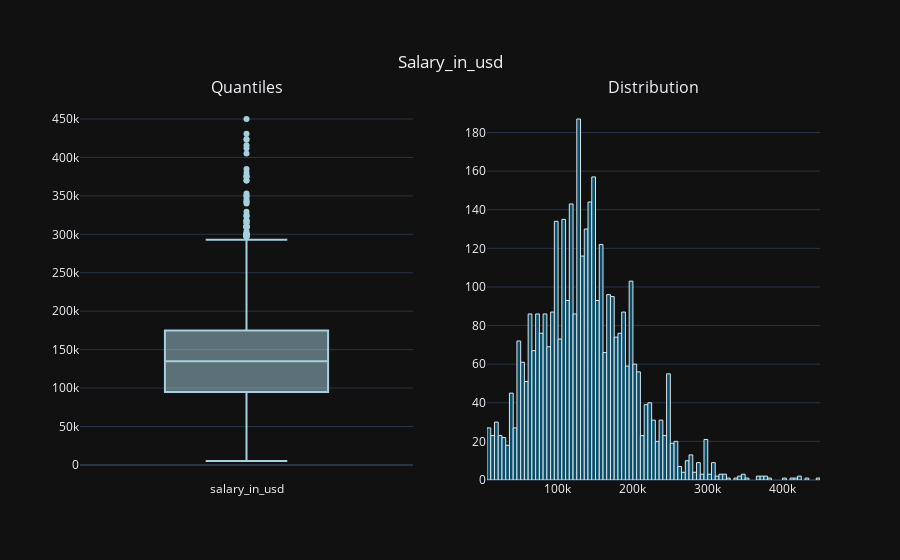

The notebook cell this image was saved under:
### Code cell
import pandas as pd
from plotly import graph_objects as go 
from plotly.subplots import make_subplots
from plotly.offline import init_notebook_mode, iplot
init_notebook_mode(connected = True)

df=pd.read_csv('ds_salaries.csv')

def num_var_summary(df, num_var):
    fig = make_subplots(rows = 1, cols = 2,
                       subplot_titles = ("Quantiles", "Distribution"))
    
    fig.add_trace(go.Box(y = df[num_var],
                         name = str(num_var),
                         showlegend = False,
                         marker_color = "#A6D0DD"), 
                         row = 1, col = 1)
    
    fig.add_trace(go.Histogram(x = df[num_var],
                               xbins = dict(start = df[num_var].min(),
                                            end = df[num_var].max()),
                               showlegend = False,
                               name = str(num_var),
                               marker=dict(color="#0A4D68",
                                           line = dict(color = '#DBE6EC',
                                                       width = 1))
                              ),
                  row = 1, col = 2)
    
    fig.update_layout(title={'text': num_var.capitalize(),
                         'y':0.9,
                         'x':0.5,
                         'xanchor': 'center',
                         'yanchor': 'top'},
                  template='plotly_dark')
    
    iplot(fig)
    
num_var_summary(df, "salary_in_usd")

### Figure 1 — Plotly figure (JSON) as saved in the notebook; plotly's stock layout.template omitted (floating-point values rounded to 4 significant figures; data arrays with more than 128 entries replaced by an {"elided": "..."} marker saying what was removed)
{"data": [{"marker": {"color": "#A6D0DD"}, "name": "salary_in_usd", "showlegend": false, "type": "box", "xaxis": "x", "y": {"elided": "3755 int values"}, "yaxis": "y"}, {"marker": {"color": "#0A4D68", "line": {"color": "#DBE6EC", "width": 1}}, "name": "salary_in_usd", "showlegend": false, "type": "histogram", "x": {"elided": "3755 int values"}, "xaxis": "x2", "xbins": {"end": 450000, "start": 5132}, "yaxis": "y2"}], "layout": {"annotations": [{"font": {"size": 16}, "showarrow": false, "text": "Quantiles", "x": 0.225, "xanchor": "center", "xref": "paper", "y": 1, "yanchor": "bottom", "yref": "paper"}, {"font": {"size": 16}, "showarrow": false, "text": "Distribution", "x": 0.775, "xanchor": "center", "xref": "paper", "y": 1, "yanchor": "bottom", "yref": "paper"}], "autosize": true, "title": {"text": "Salary_in_usd", "x": 0.5, "xanchor": "center", "y": 0.9, "yanchor": "top"}, "xaxis": {"anchor": "y", "autorange": true, "domain": [0, 0.45], "range": [-0.5, 0.5], "type": "category"}, "xaxis2": {"anchor": "y2", "autorange": true, "domain": [0.55, 1], "range": [5132, 450132], "type": "linear"}, "yaxis": {"anchor": "x", "autorange": true, "domain": [0, 1], "range": [-19580.0, 474700.0], "type": "linear"}, "yaxis2": {"anchor": "x2", "autorange": true, "domain": [0, 1], "range": [0, 196.8]}}}
